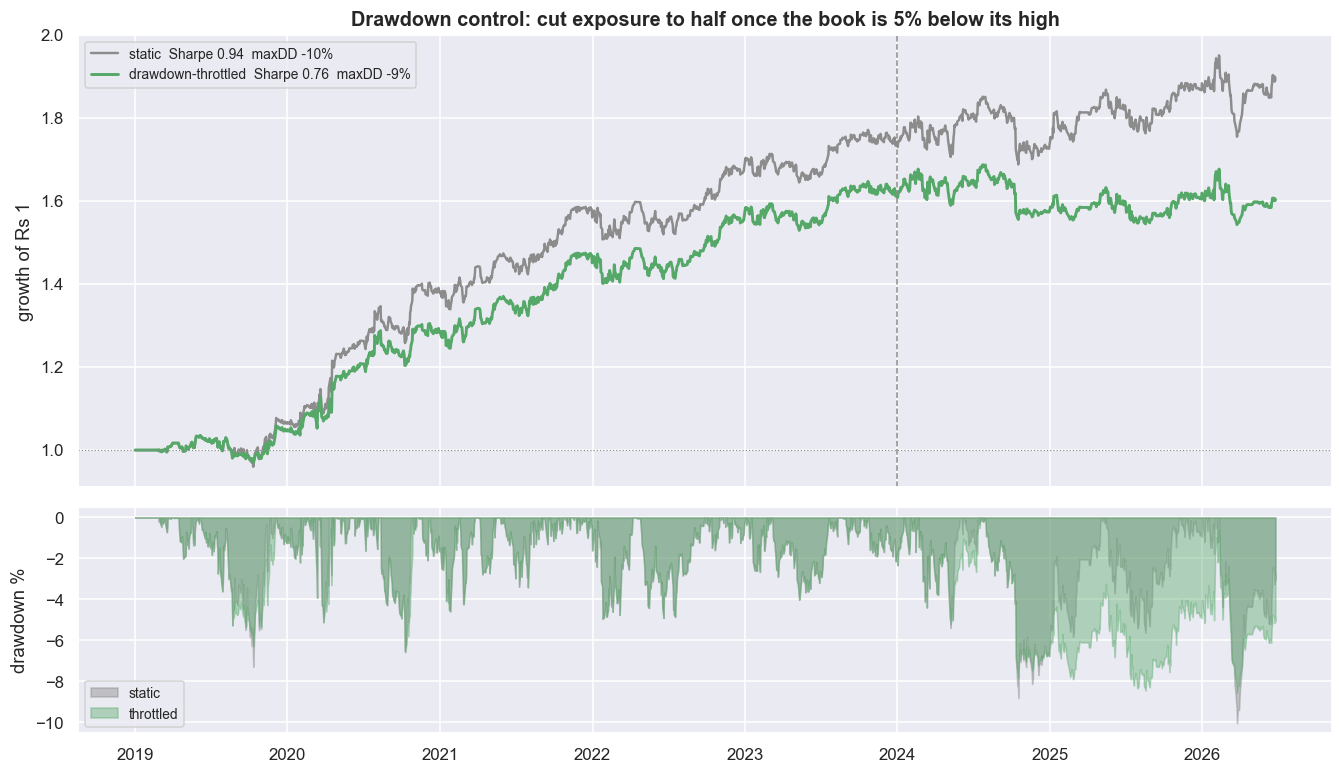

Here is the Python script that generated this plot:
eqn = (1 + book_net).cumprod(); ddn = eqn/eqn.cummax() - 1     # the book's own drawdown path

throttle, state = [], 1.0
for d in ddn.values:                                            # de-risk to 0.5 below -5% dd, restore above -2%
    if   state == 1.0 and d < -0.05: state = 0.5
    elif state == 0.5 and d > -0.02: state = 1.0
    throttle.append(state)
throttle = pd.Series(throttle, index=ddn.index).shift(1).fillna(1.0)   # act on YESTERDAY's drawdown (causal)
book_dd  = book_net * throttle

eb, ed = eqc(book_net.loc[TR0:OO1]), eqc(book_dd.loc[TR0:OO1])
ddb = eb/eb.cummax() - 1; ddd = ed/ed.cummax() - 1
pb, pd_ = perf(book_net.loc[TR0:OO1]), perf(book_dd.loc[TR0:OO1])

fig, (ax1, ax2) = plt.subplots(2, 1, figsize=(12.5, 7.2), sharex=True, gridspec_kw=dict(height_ratios=[2,1]))
ax1.plot(eb.index, eb.values, color=C['grey'],  lw=1.6, label=f"static  Sharpe {pb['sharpe']:.2f}  maxDD {pb['maxdd']*100:.0f}%")
ax1.plot(ed.index, ed.values, color=C['green'], lw=1.9, label=f"drawdown-throttled  Sharpe {pd_['sharpe']:.2f}  maxDD {pd_['maxdd']*100:.0f}%")
ax1.axhline(1, color=C['grey'], ls=':', lw=0.8); ax1.axvline(pd.Timestamp(OO0), color=C['grey'], ls='--', lw=1.0)
ax1.set_title('Drawdown control: cut exposure to half once the book is 5% below its high'); ax1.set_ylabel('growth of Rs 1'); ax1.legend(fontsize=9, loc='upper left')
ax2.fill_between(ddb.index, ddb.values*100, 0, color=C['grey'],  alpha=0.45, label='static')
ax2.fill_between(ddd.index, ddd.values*100, 0, color=C['green'], alpha=0.40, label='throttled')
ax2.set_ylabel('drawdown %'); ax2.set_xlabel(''); ax2.legend(fontsize=9, loc='lower left')
plt.tight_layout(); plt.show()

print(f"static            : Sharpe {pb['sharpe']:.2f}  vol {pb['vol']*100:.1f}%  maxDD {pb['maxdd']*100:.1f}%  total {pb['total']*100:+.0f}%")
print(f"drawdown-throttled: Sharpe {pd_['sharpe']:.2f}  vol {pd_['vol']*100:.1f}%  maxDD {pd_['maxdd']*100:.1f}%  total {pd_['total']*100:+.0f}%")
print('the tail shrinks, but so does the return -- drawdown control is a deliberate trade, not a free upgrade.')
